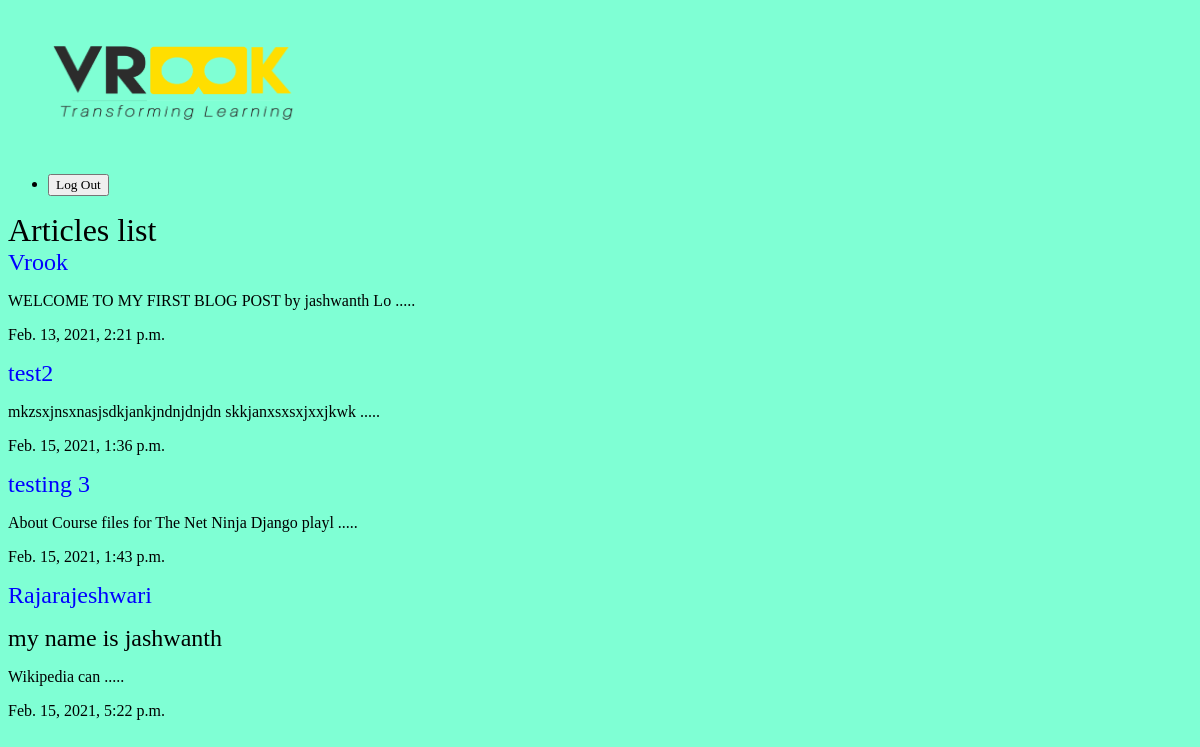
The app's page /articles/ with its own data.
### articles/models.py (models this page shows, shortened)
class Articles(models.Model):
    title=models.CharField(max_length=250)
    slug=models.SlugField()
    body=RichTextField(blank=True,null=True)
    date=models.DateTimeField(auto_now_add=True)
    thumbnail=models.ImageField(default='default.png',blank=True)
    def snippet(self):
        return self.body[:50]+ ' .....'

### articles/views.py (the view)
# urls.py: path('',views.articles,name="list"),
def articles(request):
    articles = Articles.objects.all().order_by('date')
    return render(request, 'articles/articles.html', {'articles': articles})

### articles/templates/articles/articles.html
{% extends 'base_layout.html' %}
{% block content %}
    <h1>Articles list</h1>
    <div class="articles">
        {% for article in articles %}
        <div class="article">
            <h2><a href="{% url 'articles:details' slug=article.slug %}">{{ article.title }}</a></h2>
            <p>{{ article.snippet|safe }}</p>
            <p>{{ article.date }}</p>
        </div>
        {% endfor %}
    </div>
{% endblock%}

### templates/base_layout.html (shortened to what this page needs)
{% load static %}
<html>
    <head>
        {% load static %}
        <link rel="stylesheet" type="text/css" href="{% static 'styles.css' %}">
    </head>
    <body>
        <header class="wrapper">
            <h1><a href="{% url 'articles:list' %}"><img src="{% static 'vrook_logo.png' %}"></a></h1>
            <nav>
                <ul>
                    <li>
                        <form class="logout link" action="{% url 'accounts:logout' %}" method="post">
                        <input type="submit" value="Log Out">
                        </form>
                    </li>
                </ul>
            </nav>
        </header>
        {% block content %}
        {% endblock%}
    </body>
</html>

### static/styles.css (style rules this page uses)
body { background-color: #7FFFD4; background-repeat-y: no-repeat; color: 000000; }
body * { font-family: Ubuntu; }
h1, h2, h3, h4, h5 { font-weight: normal; margin: 0; }
a, a:hover, a:visited { color: blue; text-decoration: none; }
img { width: 250px; height: 150px; padding-left:40px; }

### records on screen
Articles: title "Vrook", snippet "WELCOME TO MY FIRST BLOG POST by jashwanth Lo .....", date "Feb. 13, 2021, 2:21 p.m."
Articles: title "test2", snippet "mkzsxjnsxnasjsdkjankjndnjdnjdn skkjanxsxsxjxxjkwk .....", date "Feb. 15, 2021, 1:36 p.m."
Articles: title "testing 3", snippet "About Course files for The Net Ninja Django playl .....", date "Feb. 15, 2021, 1:43 p.m."
Articles: title "Rajarajeshwari", snippet "my name is jashwanth Wikipedia can .....", date "Feb. 15, 2021, 5:22 p.m."
